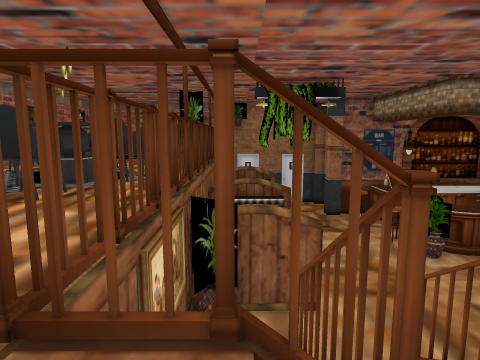
[1] (above)

24 first-person views from a walk through a Unity game level. The camera is 1.5 m above the floor, tilts 8° down and sees 75° across. The floor is counted in squares, 1.06 m on a side. Each view is taken from the middle of a square. On the plan, view 1 faces up. The plan holds only what a view shows up to about 14 squares ahead; the rest is blank. The place goes on beyond the plan. The player is left out.

[2]
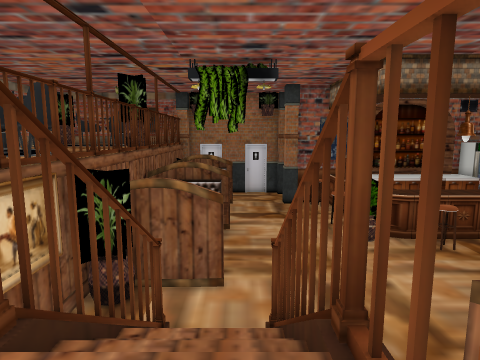

[3]
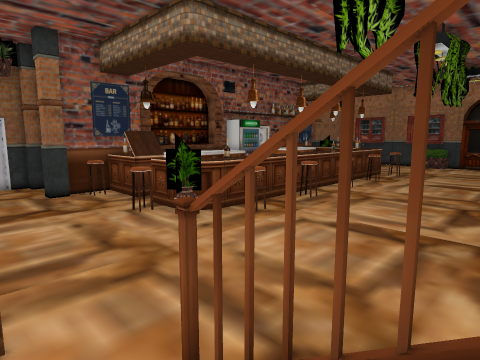

[4]
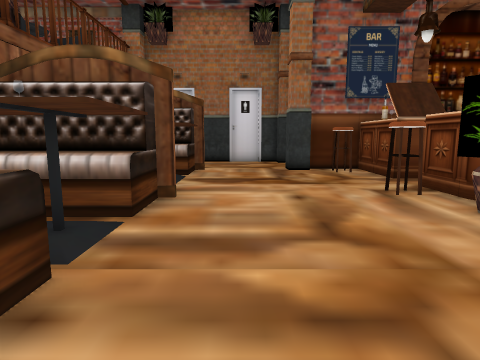

[5]
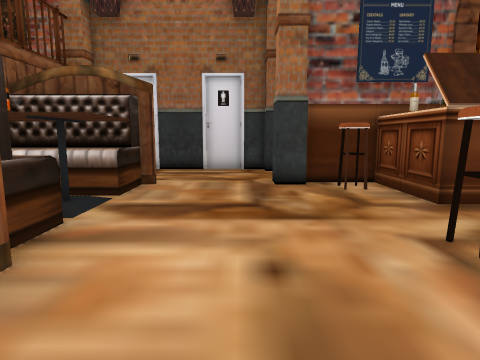

[6]
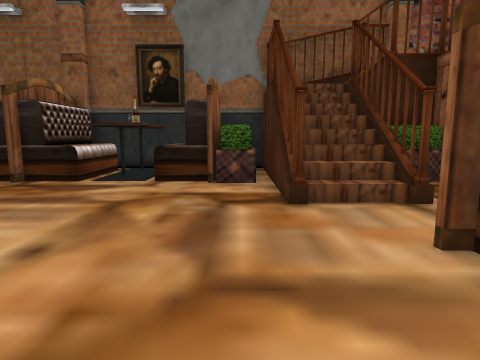

[7]
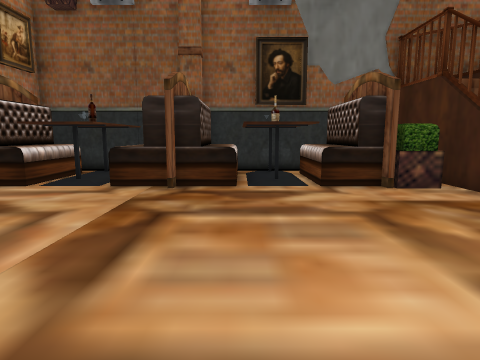

[8]
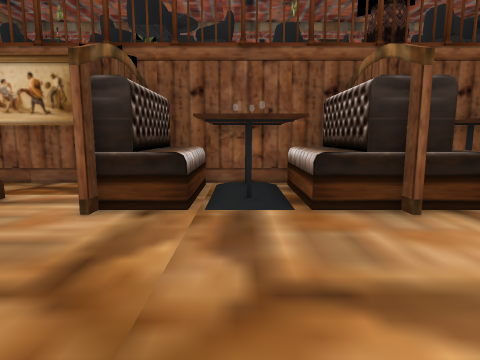

[9]
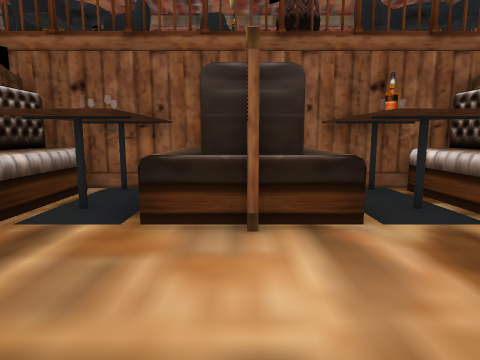

[10]
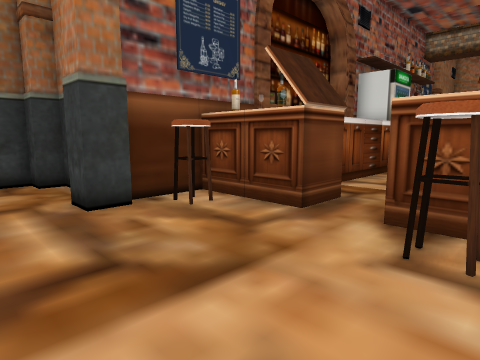

[11]
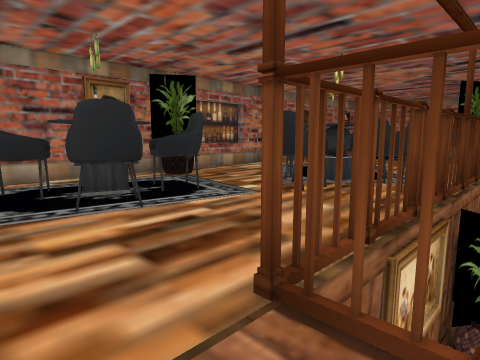

[12]
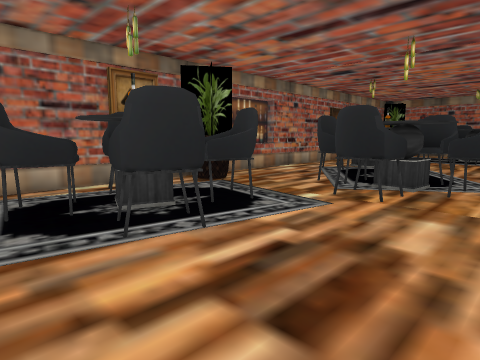

[13]
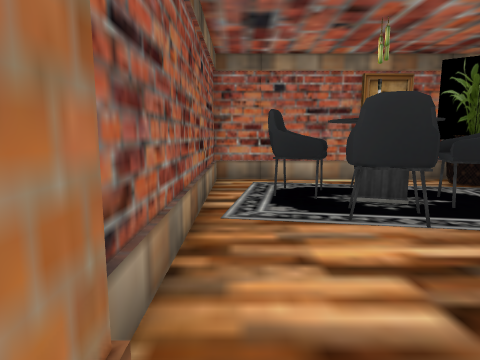

[14]
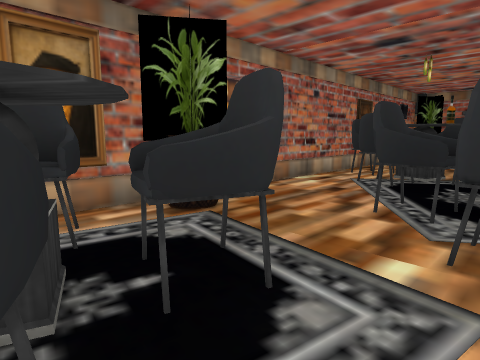

[15]
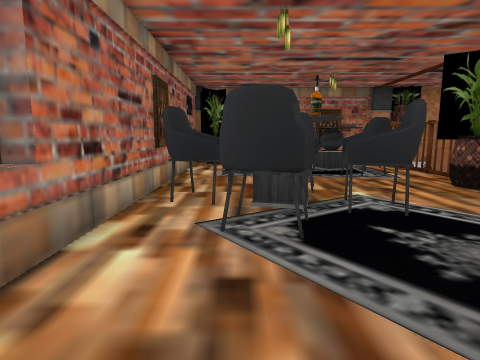

[16]
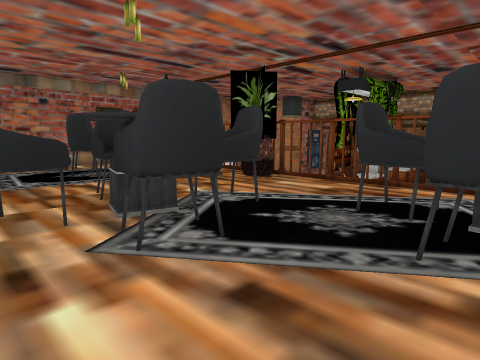

[17]
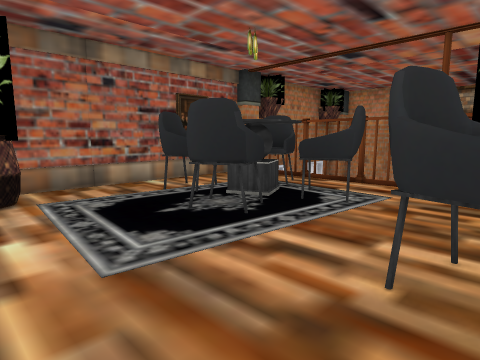

[18]
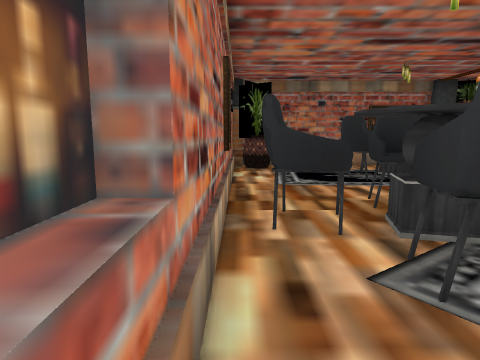

[19]
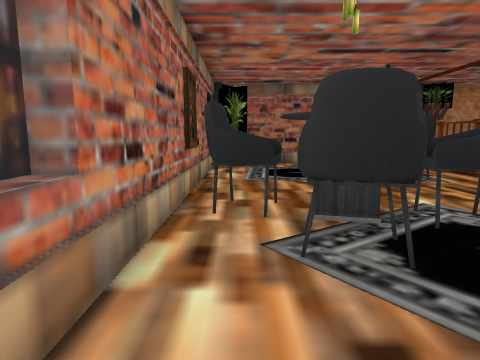

[20]
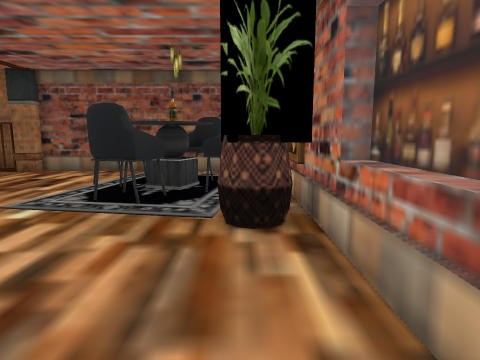

[21]
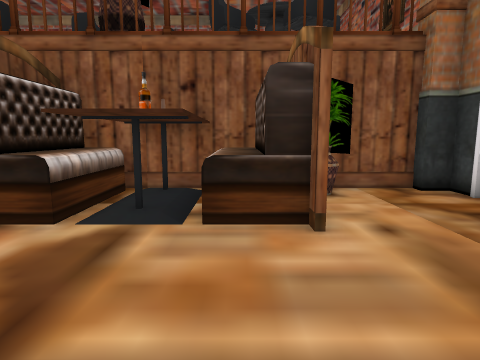

[22]
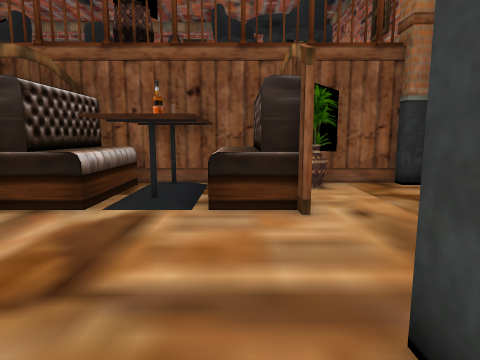

[23]
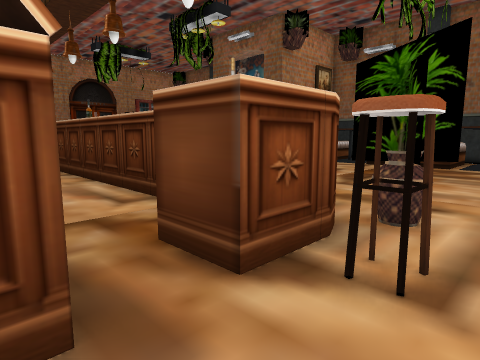

[24]
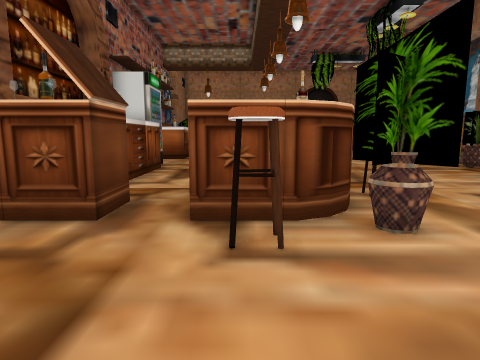

### Floor plan
Key: @ floor where view 1 was taken; # wall or solid block; x gap in a wall; . main floor; : floor 0.25 m higher than the main floor; + floor 3.5 m higher than the main floor; * floor 4.25 m higher than the main floor; / step, stairs or slope; = window, fence, low wall or low ledge; ^ raised ledge; v drop or lower ground; T thing the floor can be seen under or through.
Columns run from 12 left of view 1 to 16 right of it. Each row starts with its distance up from view 1.
 26            ########
 25   ######  ##......##
 24  ##***##  #........#
 23  *****^####........#
 22 #*****##^####.....###
 21 #****#^x**#v###...####
 20 #****#*^^*v^^^^......#   ####
 19 #*******#*#..........###.....
 18 ##********#.## ..............
 17 ##**##***##^^^^..............
 16 #***^^***##^###.....#TT#.....
 15 #*^^###***#vv##......T    ###
 14 #**##^#***v^^^=......TTT###
 13 #**^^*****#..........T.##.
 12 #**##*****#.#:#..............
 11 =******^^*v^^^^..............
 10 =****^*##*#^###.............
  9 =****#^#*^#v###..............
  8 =******^**#x#................
  7 ###****#**T..................
  6  #********T..=//=............
  5  #**^T****T..v//v............
  4 ###^TT****T..#//#............
  3 #*#TT^T***T###//###^.#^##^.#^
  2 #**^T^T****vv=//v #^.:^# ^.#^
  1 #**##*******    v #^.#^#   #^
  0 #***********@  +###^..^^    ^
 -1 ########################  ###

Positions as (right, up) in squares from view 1, and headings:
1: (0, 0), facing up
2: (3, 0), facing up
3: (2, 4), facing up-right
4: (4, 8), facing up
5: (5, 12), facing up
6: (5, 13), facing down
7: (10, 12), facing down
8: (8, 12), facing left
9: (7, 15), facing left
10: (4, 15), facing up-right
11: (0, 0), facing up-left
12: (-2, 0), facing up-left
13: (-1, 0), facing left
14: (-5, 3), facing up-left
15: (-9, 8), facing up
16: (-11, 9), facing up-right
17: (-11, 16), facing up-right
18: (-11, 10), facing up
19: (-10, 9), facing up
20: (-10, 12), facing down
21: (7, 20), facing left
22: (8, 20), facing left
23: (7, 19), facing down-right
24: (4, 16), facing right
